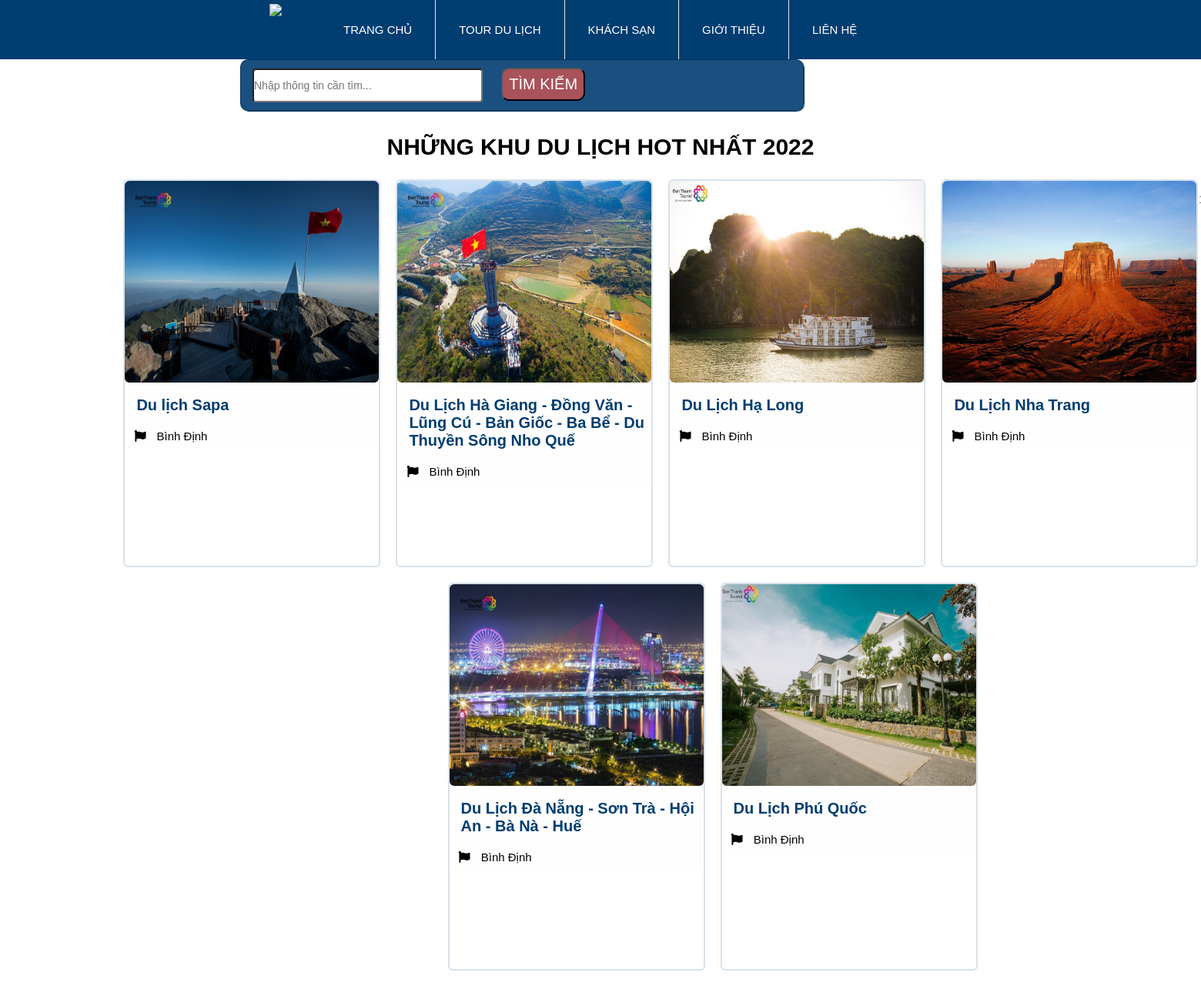
The page / on the database its author committed.
### tables this page shows
CREATE TABLE `tour_details` (
  `ID` int(10) NOT NULL,
  `STARTING_PLACE` varchar(200) NOT NULL,
  `ADULT_PRICE` float NOT NULL,
  `CHILD_PRICE` float NOT NULL,
  `NGAY` date NOT NULL,
  `END` date NOT NULL,
  `HOTEL_NAME` varchar(100) NOT NULL,
  `VEHICLE` varchar(50) NOT NULL,
  `DAY_ONE` text NOT NULL,
  `DAY_TWO` text NOT NULL
);

CREATE TABLE `tours` (
  `ID` int(10) NOT NULL,
  `NAME` varchar(100) NOT NULL,
  `KIND_TOUR` varchar(100) NOT NULL,
  `MAX_PEOPLE` tinyint(4) NOT NULL,
  `IMAGE` varchar(255) NOT NULL
);

### app/pagination/pagination-index.php (called while the page is built)
<?php
    $dongtt=6;
    if(isset($_GET['trang'])){
        $page = $_GET['trang'];
    }
    else{
        $page=0;
    }
    if(isset($_GET['trang'])){
        $page = $_GET['trang'];
    }
    else{
        $page=0;
    }
    $kn = mysqli_connect("localhost","root","","travel") or die("ko ket noi dc");
    $laydl="select *from tours";
    $kqdong=mysqli_query($kn,$laydl);
    $sodongdl=mysqli_num_rows($kqdong);
    $demstdl=$sodongdl/$dongtt;
    $vtbd=$page*$dongtt;
    $pt="select *from tours limit {$vtbd},{$dongtt} ";
    $kqtour=mysqli_query($kn,$pt) or die("khong phan trang duoc");
?>

### index.php (the view, shortened to what this page needs)
<!DOCTYPE html>
<html>
<head>
    <link rel="stylesheet" type="text/css" href="./resources/css/index.css">
    <link rel="stylesheet" type="text/css" href="./resources/css/header.css">
    <link rel="stylesheet" type="text/css"
        href=" https://cdnjs.cloudflare.com/ajax/libs/font-awesome/5.15.1/css/all.min.css">
</head>
<body>
    <div id="wrapper">
        <div id="head" class="clearfix">
            <div class="wrapper_container">
                <div id="logo">
                    <a href="../blogdulich/index.php">
                        <img src="../img/logo.jpg">
                    </a>
                </div>
                <ul id="main_menu">
                    <li><a href="../blogdulich/index.php">TRANG CHỦ</a></li>
                    <li>
                        <a href="">TOUR DU LỊCH</a>
                    </li>
                    <li><a href="">KHÁCH SẠN</a>
                    </li>
                    <li><a href="">GIỚI THIỆU</a></li>
                    <li><a href="./send/sendmail.html">LIÊN HỆ</a></li>
                </ul>
            </div>
        </div>
    </div>
    <?php
            include('./app/pagination/pagination-index.php')
    ?>
    <div class="search" textalign = "center">
        <form action="./app/tour/search.php?timkiem=<?php echo $searchS?>" method="get">
            <input type="text" name="search" class="form" placeholder="Nhập thông tin cần tìm..." />
            <button class="btn-timtour" type="submit">TÌM KIẾM</button>
        </form>
    </div>
    <?php
        include('./database/connect.php')?>
    <div class="container">
        <div class="title while">
            <h2 class="h3">NHỮNG KHU DU LỊCH HOT NHẤT 2022</h2>
        </div>
        <?php
            while($rowtour = mysqli_fetch_array($kqtour)){
                $id=$rowtour['ID'];
                $laytourdetail = "SELECT * FROM `tour_details` where ID='".$id."'";
                $kqlaytourdetail= mysqli_query($conn,$laytourdetail);
                foreach( $kqlaytourdetail as $rowtourdetail ){
        ?>
        <div class="row">
            <div class="col">
                <div class="thumbnail block-tour shawdow" stype="height:456px;">
                    <a href="./app/tour/tour-detail/chitiet-tour.php?id=<?php echo $rowtour['ID']; ?>">
                        <img class="img-rounded" src="./storage/img/<?=$rowtour['IMAGE']?>" width="330px" height="262px">
                    </a>
                    <div class="caption">
                        <a class="title-tour "
                            href="./app/tour/tour-detail/chitiet-tour.php?id=<?php echo $rowtour['ID']; ?>"><?=$rowtour['NAME']?></a>
                        <div class="location" stype="magin-bottom:10px;">
                            <i class="fa fa-flag"></i>
                            <span>
                                <?=$rowtourdetail['STARTING_PLACE']?>
                            </span>
                        </div>
                </div>
            </div>
        </div>
        <?php } ?>
        <?php } ?>
        <br>
        <?php
            for($i=0;$i<=$demstdl;$i++){
                $p=$i+1;
                echo" <a href='index.php?trang=$i'>$p</a>";
            }?>
    </div>
</body>
</html>

### resources/css/index.css (style rules this page uses)
.block-tour { padding: 0; position: relative; }
.block-tour .caption a.title-tour { color: #003d71 !important; font-weight: bold; display: block; font-size: 20px; }
.block-tour .caption i.fa { margin-right: 10px; margin-left: 12px; }
.col { float: left; }
.row { width: 1170px; margin-left: 9%; }
.img-rounded { border-radius: 6px; }
.thumbnail { width: 330px; height: 500px; float: left; margin-left: 20px; margin-bottom: 20px; border: 2px solid #003c7127; border-radius: 6px; }
.title-tour { margin-bottom: 10px; font-size: 20px; padding-top: 15px; padding-bottom: 10px; padding-left: 15px; }
.caption { width: 330px; background:#f2f2f21e; clear: left; }
.location { padding-bottom: 10px; }
.search { width: 700px; background: rgba(0, 60, 113, 0.897); padding: 10px 15px; border-radius: 10px; border: 1px solid #023054de; box-shadow: 1px 1px 1px #023154; margin-left: 20%; }
.form { font-size: 14px; border-radius: 4px; }
.search input { width: 295px; height: 40px; }
.btn-timtour { font-size: 20px; margin-left: 20px; background:#d9544fc0; padding: 8px; border-radius: 10px; color: white; }
.title { text-align: center; margin-top: 30px; margin-bottom: 25px; }
.title h2 { font-size: 30px; font-weight: 700; margin-top: 5px; }
.title-tour { text-decoration: none; }

### resources/css/header.css (style rules this page uses)
* { margin: 0px; padding: 0px; }
a { text-decoration: none; color: #888; }
ul li { list-style: none; }
.clearfix:after { content: "."; display: block; clear: both; visibility: hidden; line-height: 0; height: 0; }
.clearfix { clear: both; display: block; }
body { font-family: arial; font-size: 15px; }
.wrapper_container { width: 960px; margin: 0px auto; }
#head { background: #003d71; }
#logo, #main_menu { float: left; margin-left: 50px; }
#logo img { height: 42px; margin-top: 5px; }
#main_menu>li { float: left; border-right: 1px solid #E8E8E8; }
#main_menu>li:last-child { border-right: none; }
#main_menu li { position: relative; }
#main_menu>li a { display: block; text-transform: none; padding: 10px; }
#main_menu>li>a { text-transform: uppercase; }
#main_menu>li>a { display: block; padding: 30px; color: #ffffff; }

### rows shown on the page
tour_details: ID.IMAGE (picture), ID.NAME "Du lịch Sapa", STARTING_PLACE "Bình Định"
tour_details: ID.IMAGE (picture), ID.NAME "Du Lịch Hà Giang - Đồng Văn - Lũng Cú - Bản Giốc - Ba Bể - Du Thuyền Sông Nho Quế", STARTING_PLACE "Bình Định"
tour_details: ID.IMAGE (picture), ID.NAME "Du Lịch Hạ Long", STARTING_PLACE "Bình Định"
tour_details: ID.IMAGE (picture), ID.NAME "Du Lịch Nha Trang", STARTING_PLACE "Bình Định"
tour_details: ID.IMAGE (picture), ID.NAME "Du Lịch Đà Nẵng - Sơn Trà - Hội An - Bà Nà - Huế", STARTING_PLACE "Bình Định"
tour_details: shows a picture, ID.NAME "Du Lịch Phú Quốc", STARTING_PLACE "Bình Định"
